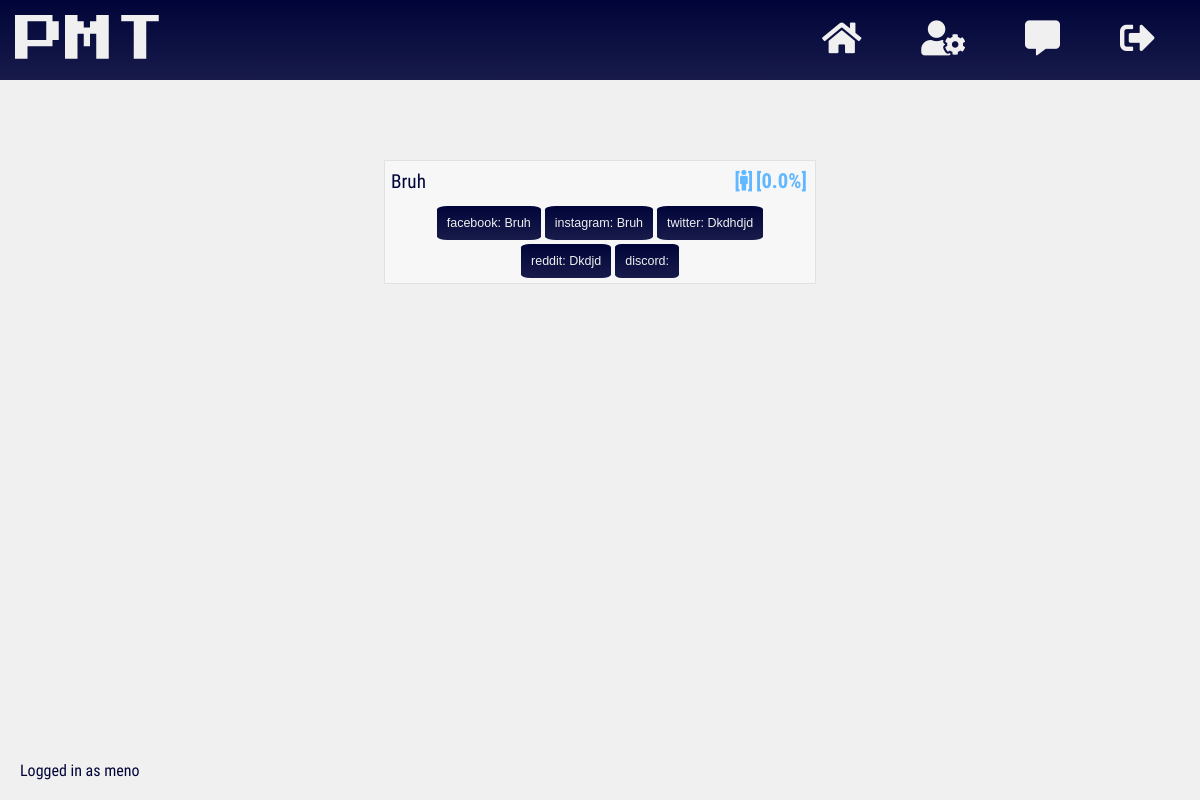
The app's page /added_users (signed in) with its own data.
### app/models.py (models this page shows, shortened)
class User(db.Model, UserMixin):
    __tablename__ = 'users'
    id = db.Column(db.Integer(), primary_key=True)
    username = db.Column(db.String(length=20), nullable=False, unique=True)
    email = db.Column(db.String(length=50), nullable=False, unique=True)
    password_hash = db.Column(db.String(length=60), nullable=False)
    age = db.Column(db.Integer(), nullable=False)
    gender = db.Column(db.String(length=6), nullable=False)
    facebook = db.Column(db.String(length=50), nullable=True, unique=False)
    instagram = db.Column(db.String(length=50), nullable=True, unique=False)
    twitter = db.Column(db.String(length=50), nullable=True, unique=False)
    reddit = db.Column(db.String(length=50), nullable=True, unique=False)
    discord = db.Column(db.String(length=50), nullable=True, unique=False)
    assumptions = db.relationship('Assumption', secondary=users_to_assumptions,
    backref=db.backref('users', lazy=True), lazy=True)
    added_users = db.relationship('User', secondary=users_to_users,
                  primaryjoin=(users_to_users.c.added_id == id),
                  secondaryjoin=(users_to_users.c.adder_id == id),
                  backref=db.backref('adder_users', lazy=True), lazy=True)
    @property
    def password(self):
        return self.password

### app/routes.py (the view)
@app.route('/added_users')
@login_required
def addedusers_page():
    return render_template('added_users.html',
    calculate_compatibility=calculate_compatibility)

### app/helpers.py (called while the page is built)
def calculate_compatibility(userid):
    commons = 0
    user = User.query.filter_by(id=userid).first()
    user_length = len(user.assumptions)
    main_length = len(current_user.assumptions)
    for assumption in current_user.assumptions:
        if assumption in user.assumptions:
            commons += 1
    if main_length > user_length:
        return round((commons/main_length) * 100, 2)
    elif user_length > main_length:
        return round((commons/user_length) * 100, 2)
    elif user_length == 0 or main_length == 0:
        return round(0, 2)
    else:
        return round((commons/main_length) * 100, 2)

### user_loader/__init__.py (called while the page is built)
@login_manager.user_loader
def load_user(user_id):
    return User.query.get(int(user_id))

### app/templates/added_users.html (shortened to what this page needs)
{% extends 'uniform/base.html' %}
{% block css_files %}
<link rel="stylesheet"
href="{{ url_for('static', filename='css/minified/added_users.css') }}">
{% endblock %}
{% block content %}
<ul id="list_of_users">
  {% for user in current_user.added_users %}
  <div class="list-item-wrapper" USER_ID="{{ user.id }}">
    <li class="for_listing_only">
      <span class="username">{{ user.username }}</span>
      <span class="meta-data">
        <span class="gender {{ user.gender }}">
          [<i class="fas fa-{{ user.gender }}" name="gender"></i>]</span>
          <span class="compatibility">[{{ calculate_compatibility(user.id) }}%]
          </span>
        </span>
    </li>
    <li class='social_media'>
      <span>facebook: {{ user.facebook }}</span>
      <span>instagram: {{ user.instagram }}</span>
      <span>twitter: {{ user.twitter }}</span>
      <span>reddit: {{ user.reddit }}</span>
      <span>discord: {{ user.discord }}</span>
    </li>
  </div>
  {% endfor %}
</ul>
{% endblock %}
{% block footer %}
Logged in as {{ current_user.username }}
{% endblock %}

### app/static/css/uniform/minified/base.css (style rules this page uses)
* { box-sizing:border-box;margin:0 }
body { background:#f0f0f0 }

### app/static/css/minified/added_users.css (style rules this page uses)
.for_listing_only,.list-item-wrapper { border-bottom:none }
.action-buttons,li,ul { display:flex }
.action-buttons,.message,li { background:#f7f7f7 }
h2,li.social_media>span { background:linear-gradient(to bottom,#000438,rgba(0,4,56,.9)) }
ul { padding:0;margin:80px auto 0;width:90%;flex-wrap:wrap }
li.social_media { display:flex;justify-content:center }
li.social_media>span { padding:10px;margin:2px;font-size:.5em;color:#f0f0f0;border-radius:10% }
.list-item-wrapper { flex-basis:100%;position:relative;margin-bottom:75px }
li:not(.for_listing_only) { border-bottom:0 }
li { border:1px solid rgba(0,0,0,.09);justify-content:space-between;flex-wrap:wrap;font-family:sans-serif;padding:3px;font-size:25px }
.meta-data { order:1;padding:5px;color:#61b8ff;font-size:.44em;align-self:center;font-family:roboto-bold,sans-serif;-webkit-touch-callout:none;-webkit-user-select:none;-khtml-user-select:none;-moz-user-select:none;-ms-user-select:none;user-select:none }
.username { font-family:roboto-regular,sans-serif;align-self:center;padding:3px;color:#000438;font-size:.77em }
.age,.compatibility,.gender { font-size:1.8em }
@media (min-width:769px) { ul { justify-content:space-between;justify-content:space-around } }
@media (min-width:769px) { li { transition:box-shadow 250ms } }
@media (min-width:769px) { .list-item-wrapper { flex-basis:40% } }
@media (min-width:769px) { .meta-data { font-size:.46em } }
li.social_media { border:1px solid rgba(0,0,0,.09);border-top:none }

### records on screen
User: username "Bruh", calculate_compatibility "0.0", facebook "Bruh", instagram "Bruh", twitter "Dkdhdjd", reddit "Dkdjd"
User: username "meno"
